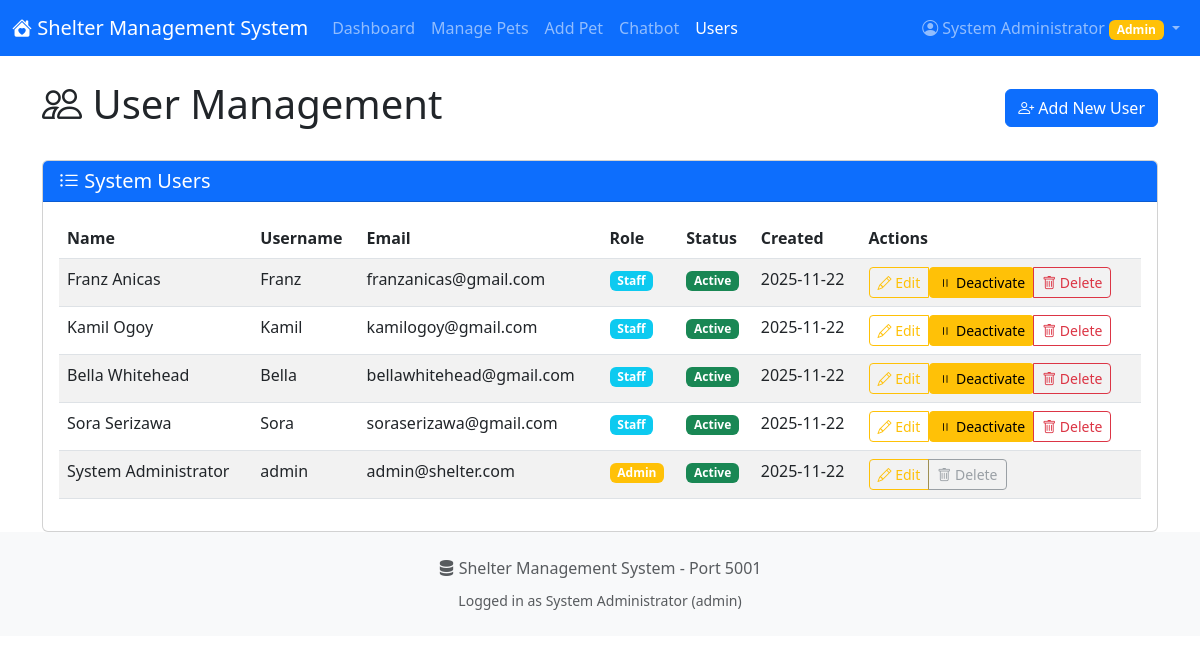
The app's page /users (signed in) with its own data.
### tables this page shows
CREATE TABLE users (
            id INTEGER PRIMARY KEY AUTOINCREMENT,
            username TEXT UNIQUE NOT NULL,
            password_hash TEXT NOT NULL,
            email TEXT UNIQUE,
            full_name TEXT NOT NULL,
            role TEXT DEFAULT 'staff',
            is_active BOOLEAN DEFAULT 1,
            created_at TIMESTAMP DEFAULT CURRENT_TIMESTAMP
        );

### app.py (the view)
@app.route('/users')
@login_required
def list_users():
    if session.get('role') != 'admin':
        flash('Access denied. Admin privileges required.', 'danger')
        return redirect(url_for('index'))
    conn = get_db_connection()
    users = conn.execute('SELECT * FROM users ORDER BY created_at DESC').fetchall()
    conn.close()
    current_user = get_current_user()
    return render_template('users.html', users=[dict(user) for user in users], current_user=current_user)

### app.py (called while the page is built)
def get_db_connection():
    conn = sqlite3.connect(app.config['DATABASE'])
    conn.row_factory = sqlite3.Row
    return conn

def login_required(f):
    from functools import wraps
    @wraps(f)
    def decorated_function(*args, **kwargs):
        if 'user_id' not in session:
            flash('Please log in to access this page.', 'warning')
            return redirect(url_for('login'))
        return f(*args, **kwargs)
    return decorated_function

def get_current_user():
    if 'user_id' in session:
        conn = get_db_connection()
        user = conn.execute('SELECT * FROM users WHERE id = ?', (session['user_id'],)).fetchone()
        conn.close()
        return dict(user) if user else None
    return None

### templates/users.html (shortened to what this page needs)
{% extends "base.html" %}
{% block content %}
<div class="container mt-4">
    <div class="d-flex justify-content-between align-items-center mb-4">
        <h1><i class="bi bi-people"></i> User Management</h1>
        <a href="{{ url_for('register') }}" class="btn btn-primary">
            <i class="bi bi-person-plus"></i> Add New User
        </a>
    </div>
    <div class="card">
        <div class="card-header bg-primary text-white">
            <h5 class="mb-0"><i class="bi bi-list-ul"></i> System Users</h5>
        </div>
        <div class="card-body">
            {% if users %}
            <div class="table-responsive">
                <table class="table table-striped">
                    <thead>
                        <tr>
                            <th>Name</th>
                            <th>Username</th>
                            <th>Email</th>
                            <th>Role</th>
                            <th>Status</th>
                            <th>Created</th>
                            <th>Actions</th>
                        </tr>
                    </thead>
                    <tbody>
                        {% for user in users %}
                        <tr>
                            <td>{{ user.full_name }}</td>
                            <td>{{ user.username }}</td>
                            <td>{{ user.email or 'N/A' }}</td>
                            <td>
                                <span class="badge bg-{{ 'warning' if user.role == 'admin' else 'info' }}">
                                    {{ user.role|title }}
                                </span>
                            </td>
                            <td>
                                <span class="badge bg-{{ 'success' if user.is_active else 'secondary' }}">
                                    {{ 'Active' if user.is_active else 'Inactive' }}
                                </span>
                            </td>
                            <td>{{ user.created_at[:10] if user.created_at else 'N/A' }}</td>
                            <td>
                                <div class="btn-group btn-group-sm">
                                    <button type="button" class="btn btn-outline-warning"
                                            data-bs-toggle="modal"
                                            data-bs-target="#editUserModal"
                                            data-user-id="{{ user.id }}"
                                            data-user-name="{{ user.full_name }}"
                                            data-user-username="{{ user.username }}"
                                            data-user-email="{{ user.email or '' }}"
                                            data-user-role="{{ user.role }}"
                                            data-user-active="{{ user.is_active }}">
                                        <i class="bi bi-pencil"></i> Edit
                                    </button>
                                    {% if user.id != current_user.id %}
                                    <form method="POST" action="{{ url_for('toggle_user_status', user_id=user.id) }}" style="display: inline;">
                                        <button type="submit" class="btn btn-{{ 'warning' if user.is_active else 'success' }} btn-sm">
                                            <i class="bi bi-{{ 'pause' if user.is_active else 'play' }}"></i>
                                            {{ 'Deactivate' if user.is_active else 'Activate' }}
                                        </button>
                                    </form>
                                    {% endif %}
                                    {% if user.id != current_user.id %}
                                    <button type="button" class="btn btn-outline-danger"
                                            data-bs-toggle="modal"
                                            data-bs-target="#deleteUserModal"
                                            data-user-id="{{ user.id }}"
                                            data-user-name="{{ user.full_name }}">
                                        <i class="bi bi-trash"></i> Delete
                                    </button>
                                    {% else %}
                                    <button class="btn btn-outline-secondary" disabled>
                                        <i class="bi bi-trash"></i> Delete
                                    </button>
                                    {% endif %}
                                </div>
                            </td>
                        </tr>
                        {% endfor %}
                    </tbody>
                </table>
            </div>
            {% endif %}
        </div>
    </div>
</div>
{% endblock %}

### templates/base.html (shortened to what this page needs)
<!DOCTYPE html>
<html lang="en">
<head>
    <link href="https://cdn.jsdelivr.net/npm/bootstrap@5.3.0/dist/css/bootstrap.min.css" rel="stylesheet">
    <link rel="stylesheet" href="https://cdn.jsdelivr.net/npm/bootstrap-icons@1.11.0/font/bootstrap-icons.css">
</head>
<body>
    <nav class="navbar navbar-expand-lg navbar-dark bg-primary">
        <div class="container-fluid">
            <a class="navbar-brand" href="/">
                <i class="bi bi-house-heart-fill"></i> Shelter Management System
            </a>
            <div class="collapse navbar-collapse" id="navbarNav">
                <ul class="navbar-nav me-auto">
                    <li class="nav-item">
                        <a class="nav-link {{ 'active' if request.endpoint == 'index' else '' }}" href="/">Dashboard</a>
                    </li>
                    <li class="nav-item">
                        <a class="nav-link {{ 'active' if request.endpoint == 'list_pets' else '' }}" href="/pets">Manage Pets</a>
                    </li>
                    <li class="nav-item">
                        <a class="nav-link {{ 'active' if request.endpoint == 'add_pet' else '' }}" href="/pets/add">Add Pet</a>
                    </li>
                    <li class="nav-item">
                        <a class="nav-link {{ 'active' if request.endpoint == 'chatbot_page' else '' }}" href="/chatbot">Chatbot</a>
                    </li>
                    {% if current_user and current_user.role == 'admin' %}
                    <li class="nav-item">
                        <a class="nav-link {{ 'active' if request.endpoint == 'list_users' else '' }}" href="/users">Users</a>
                    </li>
                    {% endif %}
                </ul>
                {% if current_user %}
                <div class="navbar-nav">
                    <div class="nav-item dropdown">
                        <a class="nav-link dropdown-toggle" href="#" role="button" data-bs-toggle="dropdown">
                            <i class="bi bi-person-circle"></i> {{ current_user.full_name }}
                            {% if current_user.role == 'admin' %}
                            <span class="badge bg-warning">Admin</span>
                            {% else %}
                            <span class="badge bg-info">Staff</span>
                            {% endif %}
                        </a>
                    </div>
                </div>
                {% endif %}
            </div>
        </div>
    </nav>
    <main>
        {% block content %}{% endblock %}
    </main>
    <footer class="mt-auto py-4 bg-light">
        <div class="container text-center">
            <p class="text-muted mb-2">
                <i class="bi bi-server"></i> Shelter Management System - Port 5001
            </p>
            <small class="text-muted">
                {% if current_user %}
                Logged in as {{ current_user.full_name }} ({{ current_user.role }})
                {% else %}
                Not logged in
                {% endif %}
            </small>
        </div>
    </footer>
</body>
</html>

### records on screen
users: full_name "System Administrator", username "admin", email "admin@shelter.com", role "Admin", is_active "Active", created_at "2025-11-22", shows "Delete", role "admin"
users: full_name "Franz Anicas", username "Franz", email "franzanicas@gmail.com", role "Staff", is_active "Active", created_at "2025-11-22", is_active "Deactivate"
users: full_name "Kamil Ogoy", username "Kamil", email "kamilogoy@gmail.com", role "Staff", is_active "Active", created_at "2025-11-22", is_active "Deactivate"
users: full_name "Bella Whitehead", username "Bella", email "bellawhitehead@gmail.com", role "Staff", is_active "Active", created_at "2025-11-22", is_active "Deactivate"
users: full_name "Sora Serizawa", username "Sora", email "soraserizawa@gmail.com", role "Staff", is_active "Active", created_at "2025-11-22", is_active "Deactivate"
